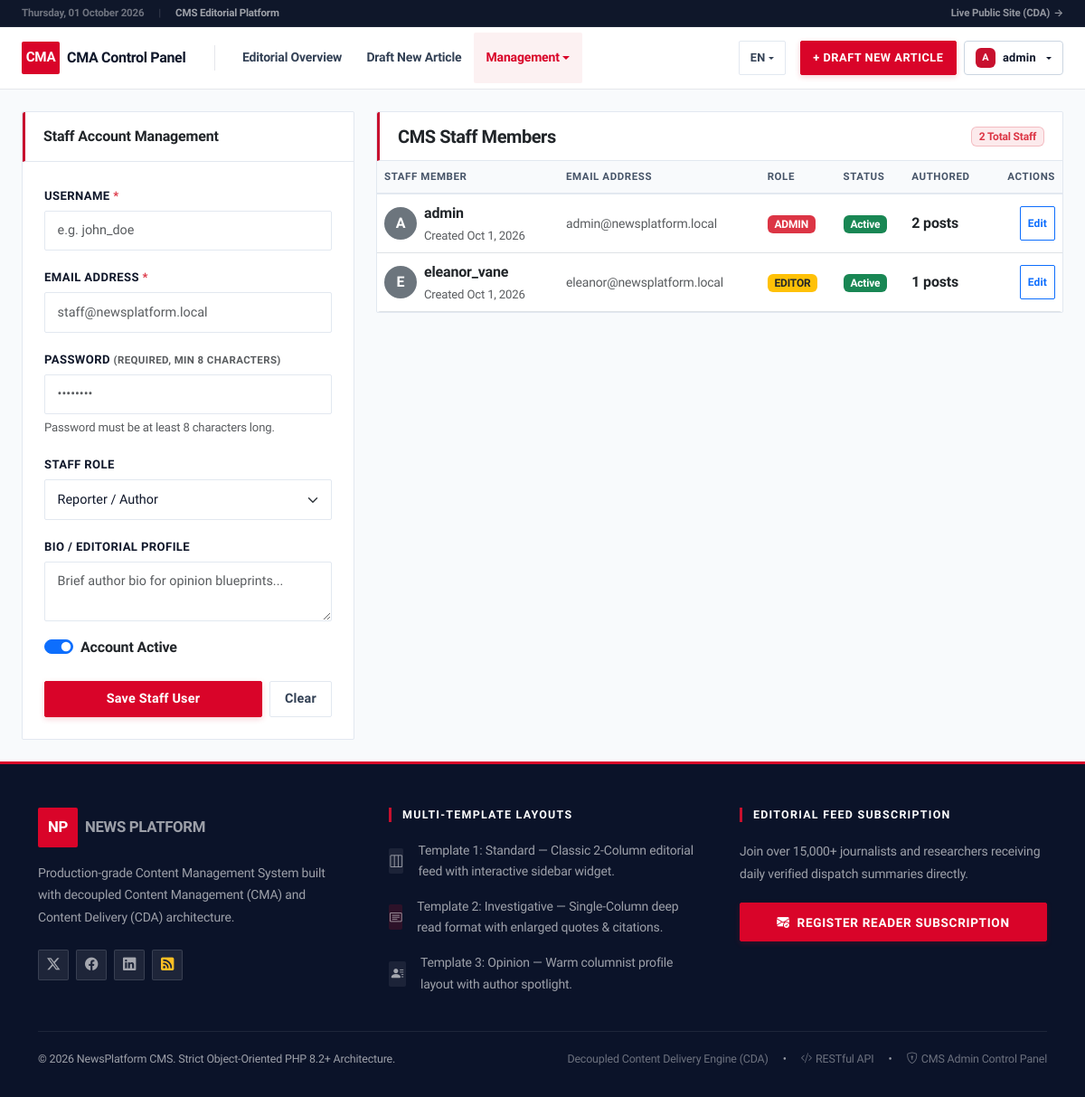
The page /admin/users.php (signed in) on the database its author committed.
### tables this page shows
CREATE TABLE IF NOT EXISTS `users` (
  `id` INT AUTO_INCREMENT PRIMARY KEY,
  `username` VARCHAR(50) NOT NULL UNIQUE,
  `email` VARCHAR(100) NOT NULL UNIQUE,
  `password_hash` VARCHAR(255) NOT NULL,
  `role` ENUM('admin', 'editor', 'reporter') NOT NULL DEFAULT 'reporter',
  `avatar_url` VARCHAR(255) NULL,
  `bio` TEXT NULL,
  `is_active` TINYINT(1) NOT NULL DEFAULT 1,
  `created_at` DATETIME NOT NULL DEFAULT CURRENT_TIMESTAMP,
  INDEX `idx_users_role` (`role`),
  INDEX `idx_users_active` (`is_active`)
);

### templates/admin/views/users.php (the view, shortened to what the rows shown need)
<div class="container-fluid px-4 py-4">
    <div class="row g-4">
        <div class="col-lg-8">
            <div class="card admin-card-clean">
                <div class="table-responsive admin-scroll-table">
                    <table class="table table-hover align-middle mb-0">
                        <thead class="table-light">
                            <tr>
                                <th><?= __('staff_member') ?></th>
                                <th><?= __('email_address') ?></th>
                                <th><?= __('role') ?></th>
                                <th><?= __('status') ?></th>
                                <th><?= __('authored') ?></th>
                                <th class="text-end"><?= __('actions') ?></th>
                            </tr>
                        </thead>
                        <tbody>
                            <?php foreach ($usersList as $u) { ?>
                                <tr>
                                    <td>
                                        <div class="d-flex align-items-center gap-2">
                                            <div class="bg-secondary text-white rounded-circle d-flex align-items-center justify-content-center fw-bold"
                                                style="width:36px; height:36px;">
                                                <?= strtoupper(substr($u['username'], 0, 1)) ?>
                                            </div>
                                            <div>
                                                <div class="fw-bold text-dark"><?= e($u['username']) ?></div>
                                                <div class="text-xs text-muted"><?= __('created') ?>
                                                    <?= \App\Core\TemplateEngine::formatDate($u['created_at'], 'M j, Y') ?>
                                                </div>
                                            </div>
                                        </div>
                                    </td>
                                    <td class="small text-muted"><?= e($u['email']) ?></td>
                                    <td>
                                        <span
                                            class="badge bg-<?= $u['role'] === 'admin' ? 'danger' : ($u['role'] === 'editor' ? 'warning text-dark' : 'primary') ?> text-uppercase">
                                            <?= e($u['role']) ?>
                                        </span>
                                    </td>
                                    <td>
                                        <?php if (!empty($u['is_active'])) { ?>
                                            <span class="badge bg-success"><?= __('active') ?></span>
                                        <?php } else { ?>
                                            <span class="badge bg-secondary"><?= __('unsubscribed') ?></span>
                                        <?php } ?>
                                    </td>
                                    <td class="fw-bold text-dark"><?= number_format((int) $u['article_count']) ?>
                                        <?= __('posts') ?></td>
                                    <td class="text-end">
                                        <button class="btn btn-sm btn-outline-primary px-2 py-0.5"
                                            style="font-size:0.75rem;"
                                            onclick="editUser(<?= htmlspecialchars(json_encode($u), ENT_QUOTES, 'UTF-8') ?>)">
                                            <?= __('edit') ?>
                                        </button>
                                    </td>
                                </tr>
                            <?php } ?>
                        </tbody>
                    </table>
                </div>
            </div>
        </div>
    </div>
</div>

### templates/layouts/header-admin.php (shortened to what the rows shown need)
<?php
$currentLang = $_SESSION['lang'] ?? 'en';
?>
<!DOCTYPE html>
<html lang="<?= e($currentLang) ?>">
<head>
    <link href="https://cdn.jsdelivr.net/npm/bootstrap@5.3.2/dist/css/bootstrap.min.css" rel="stylesheet">
    <link rel="stylesheet" href="https://cdn.jsdelivr.net/npm/bootstrap-icons@1.11.1/font/bootstrap-icons.css">
    <link rel="stylesheet" href="<?= url('assets/css/style.css') ?>">
</head>
<body class="d-flex flex-column min-vh-100">
    <nav class="navbar navbar-expand-xl admin-navbar py-0"
        style="min-height:56px; position:sticky; top:0; z-index:1020; border-bottom: 1px solid #e5e7eb;">
        <div class="container-fluid px-3 px-md-4 h-100">
            <div class="collapse navbar-collapse" id="adminNavbar">
                <div class="d-flex flex-wrap align-items-center gap-2 my-2 my-xl-0">
                    <?php if (isset($currentUser)) { ?>
                        <div class="dropdown position-relative">
                            <button
                                class="btn btn-light btn-sm dropdown-toggle d-flex align-items-center gap-2 fw-semibold text-nowrap"
                                style="font-size:0.8rem; border:1px solid #cbd5e1; border-radius:4px; padding:0.4rem 0.75rem; color:#0f172a; background:#ffffff;"
                                type="button" data-bs-toggle="dropdown" aria-expanded="false">
                                <span class="d-flex align-items-center justify-content-center rounded fw-bold text-white"
                                    style="width:22px;height:22px;font-size:0.68rem;background:#c8102e;border-radius:2px;flex-shrink:0;">
                                    <?= strtoupper(substr($currentUser['username'], 0, 1)) ?>
                                </span>
                                <span><?= e($currentUser['username']) ?></span>
                            </button>
                        </div>
                    <?php } ?>
                </div>
            </div>
        </div>
    </nav>
    <main class="flex-grow-1">

### rows shown on the page
users: username "A", username "admin", created_at "Oct 1, 2026", email "admin@newsplatform.local", role "ADMIN", article_count "2"
users: username "E", username "eleanor_vane", created_at "Oct 1, 2026", email "eleanor@newsplatform.local", role "EDITOR", article_count "1"

### other values the page prints
__('live_public_site') "Live Public Site (CDA)"
__('admin_portal') "CMA Control Panel"
__('editorial_overview') "Editorial Overview"
__('draft_new_article') "Draft New Article"
__('management') "Management"
__('draft_new_article') "DRAFT NEW ARTICLE"
__('staff_account_mgmt') "Staff Account Management"
__('username') "USERNAME"
__('email_address') "EMAIL ADDRESS"
__('password') "PASSWORD"
__('req_new_user') "(REQUIRED, MIN 8 CHARACTERS)"
__('password_min_hint') "Password must be at least 8 characters long."
__('staff_role') "STAFF ROLE"
__('bio_profile') "BIO / EDITORIAL PROFILE"
__('account_active') "Account Active"
